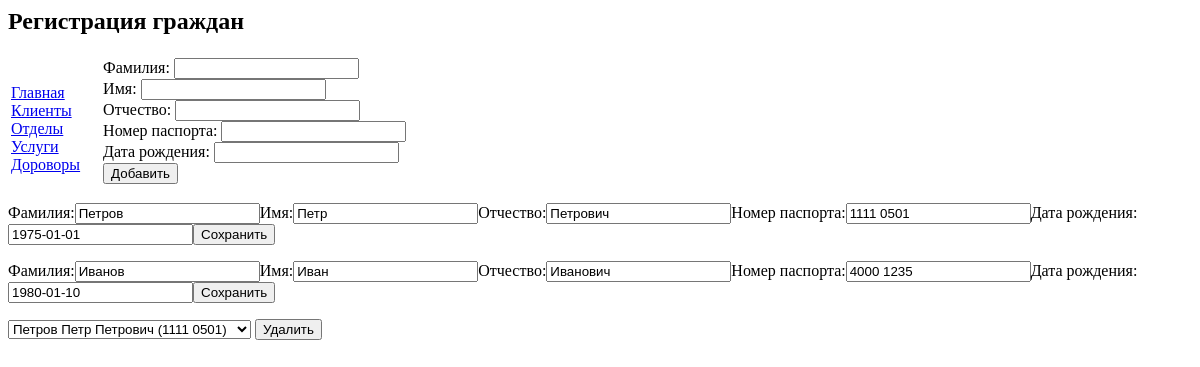
The app's page /clients.php, older data.
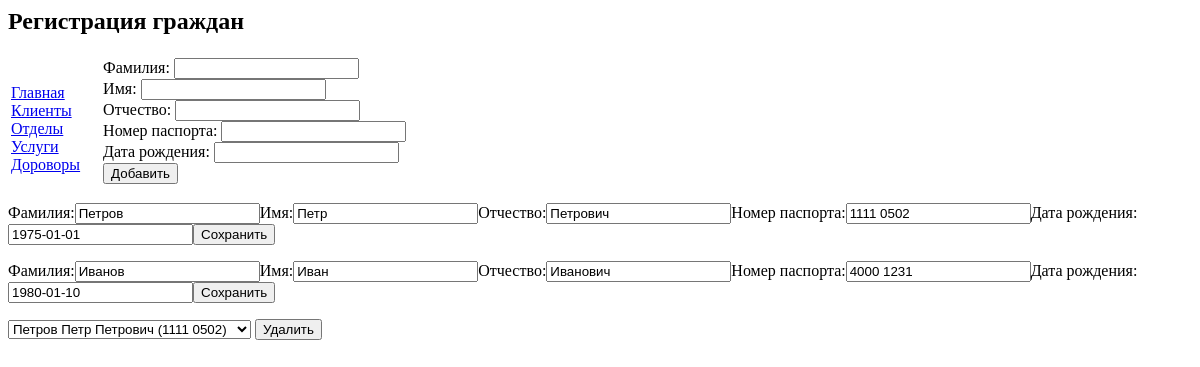
The same page, newer data.
### tables this page shows
CREATE TABLE IF NOT EXISTS `client` (
  `passport` varchar(255) NOT NULL,
  `surname` varchar(255) NOT NULL,
  `name` varchar(255) NOT NULL,
  `middlename` varchar(255) NOT NULL,
  `birth_date` date NOT NULL,
  PRIMARY KEY (`passport`)
);

### clients.php (the view, shortened to what this page needs)
<html>
<head>
    <link href="style.css" type="text/css" rel="stylesheet">
</head>
<body>
<h2>Регистрация граждан</h2>
<?php
$myConnect = mysql_connect('localhost:3306', 'root', '123456');
$mysql_query = mysql_query("select * from `client`", $myConnect);
$clients = array();
while ($row = mysql_fetch_array($mysql_query)) {
    $clients[] = $row;
}
?>
<table>
    <tr>
        <td class='menu'>
            <a href="index.php">Главная</a>
            <a href="clients.php">Клиенты</a>
            <a href="departments.php">Отделы</a>
            <a href="services.php">Услуги</a>
            <a href="contracts.php">Дороворы</a>
        </td>
        <td>
            <form action="clients.php" method="post">
                <div>
                    <label>Фамилия:
                        <input type="text" name="surname">
                    </label>
                </div>
                <div>
                    <label>Имя:
                        <input type="text" name="name">
                    </label>
                </div>
                <div>
                    <label>Отчество:
                        <input type="text" name="middlename">
                    </label>
                </div>
                <div>
                    <label>Номер паспорта:
                        <input type="text" name="passport">
                    </label>
                </div>
                <div>
                    <label>Дата рождения:
                        <input type="text" name="birth_date">
                    </label>
                </div>
                <div>
                    <input name="add" value="Добавить" type="submit"/>
                </div>
            </form>
        </td>
    </tr>
</table>
<?php
foreach ($clients as $cleint) {
    $surname = $cleint["surname"];
    $name = $cleint["name"];
    $middlename = $cleint["middlename"];
    $passport = $cleint["passport"];
    $birth_date = $cleint["birth_date"];
    echo("<form action='clients.php' method='post'>");
    echo("<label>Фамилия:<input type='text' name='surname' value='$surname'></label>");
    echo("<label>Имя:<input type='text' name='name' value='$name'></label>");
    echo("<label>Отчество:<input type='text' name='middlename' value='$middlename'></label>");
    echo("<label>Номер паспорта:<input type='text' name='passport' value='$passport'></label>");
    echo("<label>Дата рождения:<input type='text' name='birth_date' value='$birth_date'></label>");
    echo("<input name='save' value='Сохранить' type='submit'/></form>");
}
?>
<form action="clients.php" method="post">
    <select name='client'>
        <?php
        foreach ($clients as $cleint) {
            $surname = $cleint["surname"];
            $name = $cleint["name"];
            $middlename = $cleint["middlename"];
            $passport = $cleint["passport"];
            echo("<option value='$passport'>$surname $name $middlename ($passport)</option> ");
        }
        ?>
    </select>
    <input name='delete' value='Удалить' type='submit'/>
</form>
</body>
</html>

### style.css (style rules this page uses)
.menu { padding-right: 20px; }
.menu a { display: block; }

Row changes from the older to the newer data that the page shows:
removed client: surname "Петров", name "Петр", middlename "Петрович", passport "1111 0501", birth_date "1975-01-01"
removed client: surname "Иванов", name "Иван", middlename "Иванович", passport "4000 1235", birth_date "1980-01-10"
added client: surname "Петров", name "Петр", middlename "Петрович", passport "1111 0502", birth_date "1975-01-01"
added client: surname "Иванов", name "Иван", middlename "Иванович", passport "4000 1231", birth_date "1980-01-10"
Text that changed along with them:
form field client: "Петров Петр Петрович (1111 0501)" → "Петров Петр Петрович (1111 0502)"
